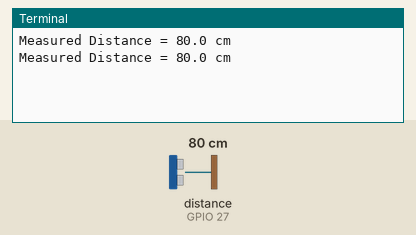
Simulated run of this program. Board: Raspberry Pi (BCM pin numbers). Parts: the last lines printed to the terminal. Inputs (shaded band) come from the test bench; at power-on: distance to the obstacle (sensor on GPIO 27) 80 cm. The echo pulse lasts 58.3 µs per cm; the clock reads 2024-03-15 10:24:30 at power-on unless the program sets it.

Above: at 1.2 s.
1.3 s: distance to the obstacle (sensor on GPIO 27) set to 2 cm
At 2.6 s:
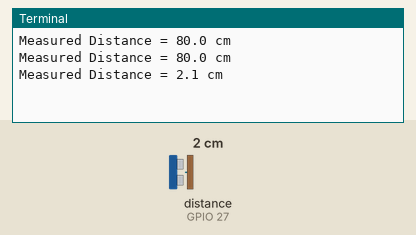
2.8 s: distance to the obstacle (sensor on GPIO 27) set to 4 cm
At 3.8 s:
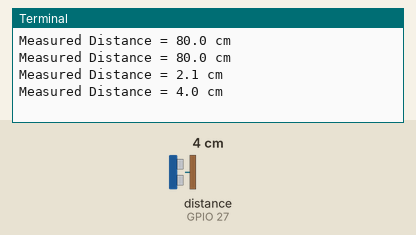
Timing chart, 0 to 5.8 s (numbered marks = the images above; inputs shaded):
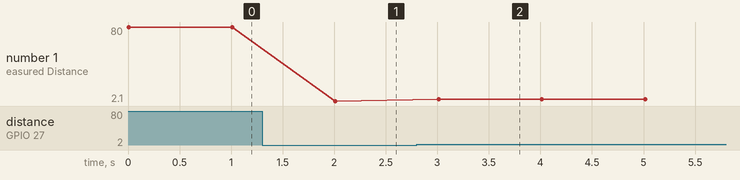

Measured:
- after the input at 1.3 s, the terminal: prints a new line after 0.71 s (image 1)
- after the input at 2.8 s, the terminal: prints a new line after 0.21 s (image 2)
- plotted number 1: 80 → 2.1 after the input at 1.3 s, 2.1 → 4 after the input at 2.8 s

The program:

distance-test.py
```python
""""
Soumil Nitin Shah

Bachelor in Electronic Engineering
Master in Electrical Engineering
Master in Computer Engineering

Graduate Teaching/Research Assistant
Python Developer

soushah@my.bridgeport.edu
"""


import RPi.GPIO as GPIO
import time

#GPIO Mode (BOARD / BCM)
GPIO.setmode(GPIO.BCM)

#set GPIO Pins
GPIO_TRIGGER = 17
GPIO_ECHO = 27

#set GPIO direction (IN / OUT)
GPIO.setup(GPIO_TRIGGER, GPIO.OUT)
GPIO.setup(GPIO_ECHO, GPIO.IN)

def distance():
    # set Trigger to HIGH
    GPIO.output(GPIO_TRIGGER, True)

    # set Trigger after 0.01ms to LOW
    time.sleep(0.00001)
    GPIO.output(GPIO_TRIGGER, False)

    StartTime = time.time()
    StopTime = time.time()

    # save StartTime
    while GPIO.input(GPIO_ECHO) == 0:
        StartTime = time.time()

    # save time of arrival
    while GPIO.input(GPIO_ECHO) == 1:
        StopTime = time.time()

    # time difference between start and arrival
    TimeElapsed = StopTime - StartTime
    # multiply with the sonic speed (34300 cm/s)
    # and divide by 2, because there and back
    distance = (TimeElapsed * 34300) / 2

    return distance


if __name__ == '__main__':
    try:
        while True:
            dist = distance()
            print ("Measured Distance = %.1f cm" % dist)
            time.sleep(1)

        # Reset by pressing CTRL + C
    except KeyboardInterrupt:
        print("Measurement stopped by User")
        GPIO.cleanup()
```
